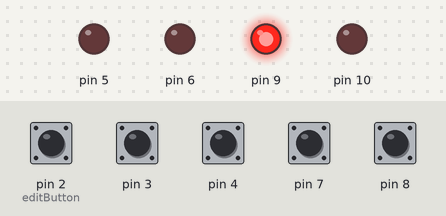
The program below on a simulated Arduino Uno, built with avr-gcc and run on an emulated ATmega328P. Shown: output pins drawn as LEDs (lit = HIGH). Dashed ring = blinking. Inputs (shaded band) come from the test bench; at power-on: pin 2 (editButton), pin 3, pin 4, pin 7, pin 8 LOW.

Above: at 1.2 s.
1.3 s: pin 2 (editButton) pulled HIGH for 0.15 s
At 2.2 s:
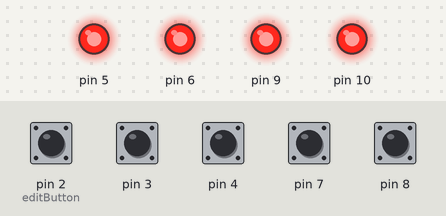
2.9 s: pin 2 (editButton) pulled HIGH for 1 s
At 4.1 s:
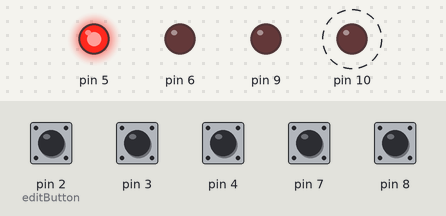
At 5.3 s:
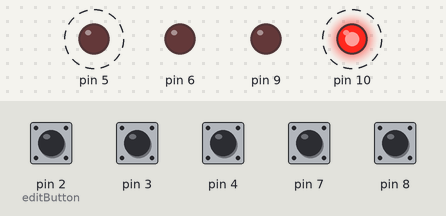
Timing chart, 0 to 12.6 s (numbered marks = the images above; inputs shaded):
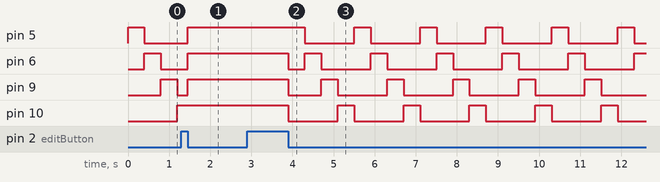

Measured:
- after the input at 1.3 s, pin 10: stays HIGH (without the input it goes to LOW after 0.30 s)
- after the input at 2.9 s, pin 5: alternates HIGH for 0.40 s and LOW for 1.2 s, starting after 1.4 s; pin 6, pin 9: HIGH → LOW after 1.0 s, then repeats every 1.6 s: HIGH 0.40 s, LOW 1.2 s; pin 10: alternates HIGH for 0.40 s and LOW for 1.2 s, starting after 1.0 s

The program:

main.cpp
```cpp
#include <Arduino.h>
#include <LinkedList.h>
#include "Tools/BPM/BPM.hpp"
#include "Inputs/Button/Button.hpp"
#include "Outputs/Led/Led.hpp"
#include <Chrono.h>

//Objectif:
//appui sur bouton edit tu cliques sur les boutons ça les activent ou désactivent
//quand tu rappui sur edit ça enregistre les valeurs et ça lance le séquenceur qui allument les led qui correspondent aux boutons activés

//TODO: Placer les résistances plus éloignées elles font un court circuit

Tools::BPM bpm(150, 60, 2000);
int index = 0;

Inputs::Button editButton(2);
bool editMode = false;
Chrono myChrono;
LinkedList<int> ledsState;
LinkedList<Outputs::Led *> leds;
LinkedList<Inputs::Button *> sequencer;

void setup() {
	Serial.begin(9600);
  ledsState.add(1);
  ledsState.add(1);
  ledsState.add(1);
  ledsState.add(1);
  leds.add(new Outputs::Led(5));
  leds.add(new Outputs::Led(6));
  leds.add(new Outputs::Led(9));
  leds.add(new Outputs::Led(10));

  sequencer.add(new Inputs::Button(3));
  sequencer.add(new Inputs::Button(4));
  sequencer.add(new Inputs::Button(7));
  sequencer.add(new Inputs::Button(8));
}


void loop() {
  int value = editButton.get();
  if (value == Inputs::RELEASED) {
    editMode = !editMode;
    for (int i = 0; i != 4; i++) {
      leds.get(i)->set(LOW);
    }
  }
  if (!editMode) {
    leds.get(index)->set(ledsState.get(index));
    if (myChrono.hasPassed(bpm.getBPMToMil())) {
      leds.get(index)->set(LOW);
      myChrono.restart();
      index += 1;
      if (index == 4) {
        index = 0;
      }
    }
  } else {
    for (int i = 0; i != 4; i++) {
      int value = sequencer.get(i)->get();
      if (value == Inputs::RELEASED) {
        ledsState.set(i, !ledsState.get(i));
      }
    }
    for (int i = 0; i != 4; i++) {
      leds.get(i)->set(ledsState.get(i));
    }
  }
}
```

Button.cpp
```cpp
#include "Button.hpp"

namespace Inputs {
    Button::Button(uint8_t pin) {
        this->pin = pin;
        this->button_state = NONE;
        pinMode(this->pin, INPUT);
    }

    int Button::get() {
        int button_val = digitalRead(this->pin);
        if (button_val == HIGH) {
            if (this->button_state == PRESSED || this->button_state == HOLD) {
                this->button_state = HOLD;
            } else {
                this->button_state = PRESSED;
            }
        } else {
            if (this->button_state == PRESSED || this->button_state == HOLD) {
                this->button_state = RELEASED;
            } else {
                this->button_state = NONE;
            }
        }
        return this->button_state;
    }
}
```

Button.hpp
```cpp
#pragma once
#include "../Interfaces/IInput.hpp"

namespace Inputs {

    enum ButtonState {
        PRESSED,
        HOLD,
        RELEASED,
        NONE
    };

    class Button : public IInput {
        public:
            Button(uint8_t pin);
            int get();
        private:
            uint8_t pin;
            ButtonState button_state;
    };
}
```

IInput.hpp
```cpp
#pragma once
#include <Arduino.h>

class IInput {
    public:
        virtual int get() = 0;
    private:
        uint8_t pin;
};
```

Potentiometer.cpp
```cpp
#include "Potentiometer.hpp"

namespace Inputs {
    Potentiometer::Potentiometer(uint8_t pin, int pot_min = 0, int pot_max = 1023, int min_val = 0, int max_val = 0) {
        this->pin = pin;
        this->pot_min = pot_min;
        this->pot_max = pot_max;
        this->min_val = min_val;
        this->max_val = max_val;
    }

    int Potentiometer::get() {
        this->pot_val = analogRead(this->pin);
        this->pot_val = map(this->pot_val, this->pot_max, this->pot_min, this->min_val, this->max_val);
        return this->pot_val;
    }
}
```

Potentiometer.hpp
```cpp
#pragma once
#include "../Interfaces/IInput.hpp"

namespace Inputs {
    class Potentiometer : public IInput {
        public:
            Potentiometer(uint8_t pin, int pot_min = 0, int pot_max = 1023, int min_val = 0, int max_val = 0);
            int get();
        private:
            uint8_t pin;
            int pot_val;
            int pot_min;
            int pot_max;
            int min_val;
            int max_val;
    };
}
```

IOutput.hpp
```cpp
#pragma once
#include <Arduino.h>

class IOutput {
    public:
        virtual void set(int value) = 0;
    private:
        uint8_t pin;
};
```

Led.cpp
```cpp
#include "Led.hpp"

namespace Outputs {
    Led::Led(uint8_t pin) {
        this->pin = pin;
        pinMode(this->pin, OUTPUT);
    }

    void Led::set(int value) {
        digitalWrite(this->pin, value);
    }
}
```

Led.hpp
```cpp
#pragma once
#include "../Interfaces/IOutput.hpp"

namespace Outputs {
    class Led : public IOutput {
        public:
            Led(uint8_t pin);
            void set(int value);
        private:
            uint8_t pin;
    };
}
```

BPM.cpp
```cpp
#include "BPM.hpp"

namespace Tools {
    BPM::BPM(int bpm, int min, int max) {
        this->setBPM(bpm);
        this->min = min;
        this->max = max;
    }

    void BPM::setBPM(int bpm) {
        if (bpm < this->min) {
            this->bpm = this->min;
            return;
        }
        if (bpm > this->max) {
            this->bpm = this->max;
            return;
        }
        this->bpm = bpm;
    }

    int BPM::getBPMToMil() {
        return 60000 / this->bpm;
    }
}
```

BPM.hpp
```cpp
#pragma once

namespace Tools {
    class BPM {
    public:
        BPM(int bpm = 60, int min = 60, int max = 2000);
        void setBPM(int bpm);
        int getBPMToMil();
    private:
        int bpm;
        int min = 60;
        int max = 2000;
    };
}
```
